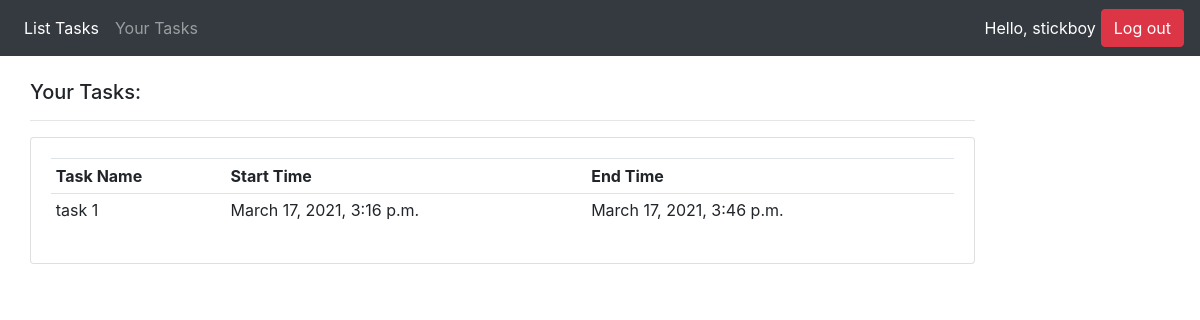
The app's page /your-tasks (signed in) with its own data.
### taskApp/models.py (models this page shows, shortened)
class Schedule(models.Model):
    task_name = models.ForeignKey(Task, null=True, on_delete=models.SET_NULL)
    employee = models.ForeignKey(User,null=True,on_delete=models.SET_NULL)
    start_time = models.DateTimeField(validators=[sv.validate_start_date_time])
    end_time = models.DateTimeField(validators=[sv.validate_end_date_time])

class Task(models.Model):
    name = models.CharField(max_length=200, null=True)
    task_description = models.CharField(max_length=2000, null=True)
    start_date = models.DateField(auto_now_add=False, null=False)
    end_date = models.DateField(auto_now_add=False, null=False)
    def __str__(self):
        return str(self.name)

### taskApp/views.py (the view)
# urls.py: path('your-tasks', views.your_tasks, name="your-tasks"),
@login_required(login_url='login')
def your_tasks(request):
    schedule = Schedule.objects.filter(employee=request.user)
    return render(request,'taskApp/your_tasks.html',{'schedule' : schedule})

### taskApp/templates/taskApp/your_tasks.html (shortened to what this page needs)
{% extends 'taskApp/index.html' %}
{% block content %}
<br>
    <div class="col-md-10">
        <h5>Your Tasks:</h5>
        <hr>
        <div class="card card-body">
            <table class="table table-sm">
                <tr>
                    <th>Task Name</th>
                    <th>Start Time</th>
                    <th>End Time</th>
                </tr>
                {% for s in schedule %}
                    <tr>
                        <td>{{s.task_name}}</td>
                        <td>{{s.start_time}}</td>
                        <td>{{s.end_time}}</td>
                    </tr>
                {% endfor %}
            </table>
        </div>
    </div>
{% endblock content %}

### taskApp/templates/taskApp/navbar.html (shortened to what this page needs)
<nav class="navbar navbar-expand-lg navbar-dark bg-dark">
  <div class="collapse navbar-collapse" id="navbarNav">
    <ul class="navbar-nav">
      <li class="nav-item active">
        <a class="nav-link" href="/">List Tasks</a>
      </li>
      <li class="nav-item">
        <a class="nav-link" href="your-tasks">Your Tasks</a>
      </li>
    </ul>
  </div>
  <span id='hello-msg'>Hello, {{request.user}}</span>
  <button type="button" class="btn btn-danger"><a href="{% url 'logout' %}">Log out</a></button>
</nav>

### taskApp/templates/taskApp/index.html (style rules this page uses)
#hello-msg { color:white; padding:5px; }
.btn a { text-decoration: none; color: white; }

### records on screen
Schedule: task_name "task 1", start_time "March 17, 2021, 3:16 p.m.", end_time "March 17, 2021, 3:46 p.m."

### other values on screen
{{ request.user }} "stickboy"
